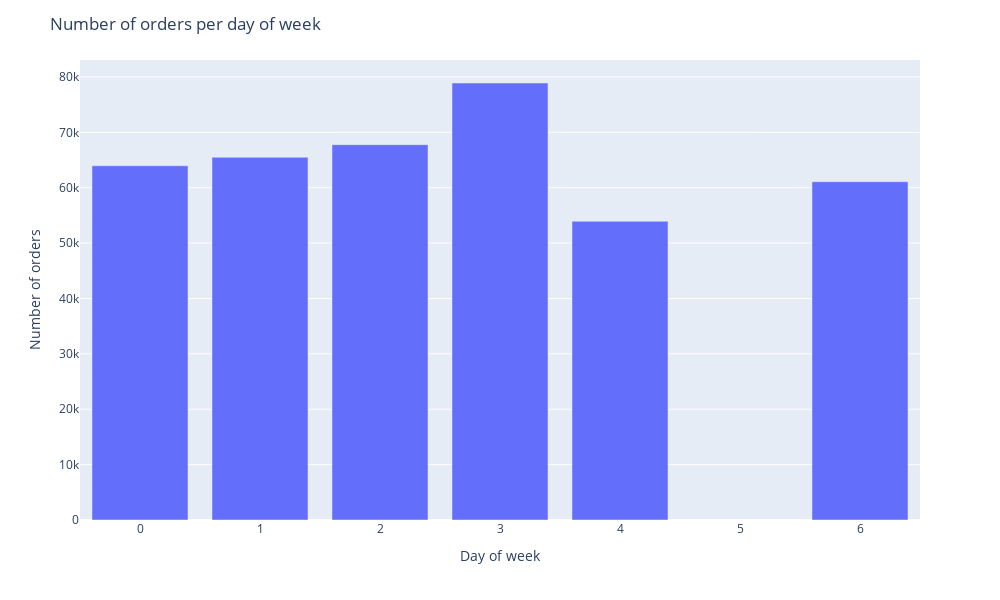

This figure's notebook cell:
### Code cell
dow_order_count = data_nonzero_price.groupby(by='Day_of_week')['InvoiceNo'].count()

dow_order_fig = px.bar(
    dow_order_count,
    x=dow_order_count.index,
    y=dow_order_count.values
    )
dow_order_fig.update_layout(
        autosize=False, 
        width=1000,
        height=600,
        title_text="Number of orders per day of week")
dow_order_fig.layout.xaxis.title.text = "Day of week"
dow_order_fig.layout.yaxis.title.text = "Number of orders"
dow_order_fig.show()

### Figure 1 — Plotly figure (JSON) as saved in the notebook; plotly's stock layout.template omitted (floating-point values rounded to 4 significant figures)
{"data": [{"alignmentgroup": "True", "hovertemplate": "Day_of_week=%{x}<br>y=%{y}<extra></extra>", "legendgroup": "", "marker": {"color": "#636efa", "pattern": {"shape": ""}}, "name": "", "offsetgroup": "", "orientation": "v", "showlegend": false, "textposition": "auto", "type": "bar", "x": [0, 1, 2, 3, 4, 6], "xaxis": "x", "y": [63963, 65491, 67769, 78904, 53939, 61084], "yaxis": "y"}], "layout": {"autosize": false, "barmode": "relative", "height": 600, "legend": {"tracegroupgap": 0}, "margin": {"t": 60}, "title": {"text": "Number of orders per day of week"}, "width": 1000, "xaxis": {"anchor": "y", "domain": [0, 1], "title": {"text": "Day of week"}}, "yaxis": {"anchor": "x", "domain": [0, 1], "title": {"text": "Number of orders"}}}}
